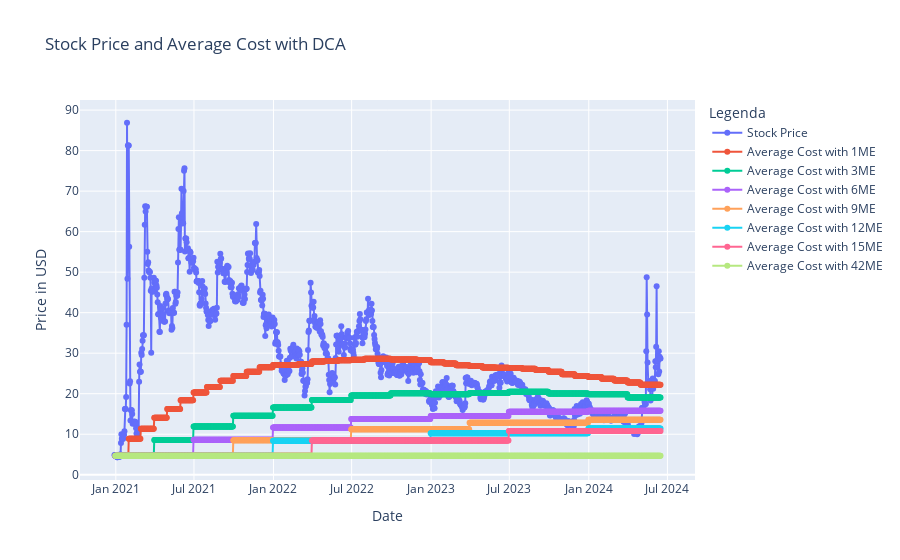
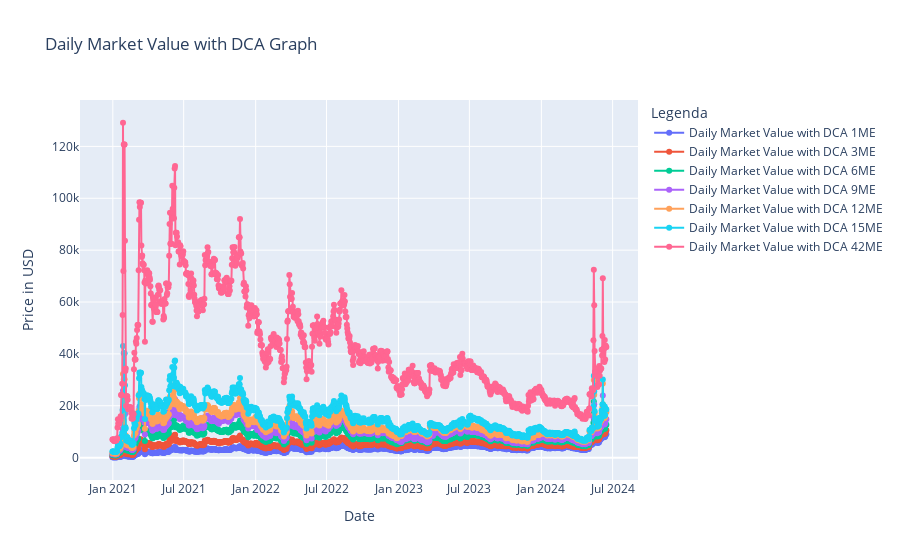
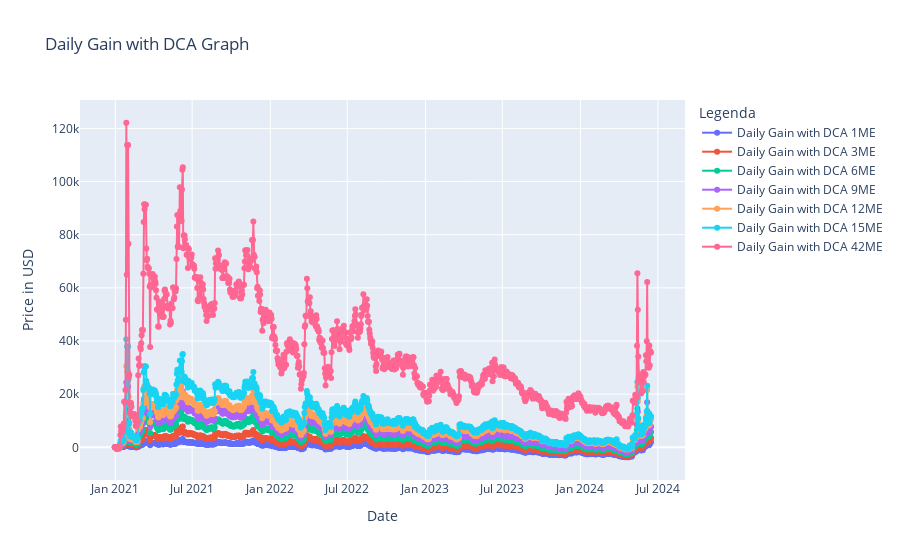
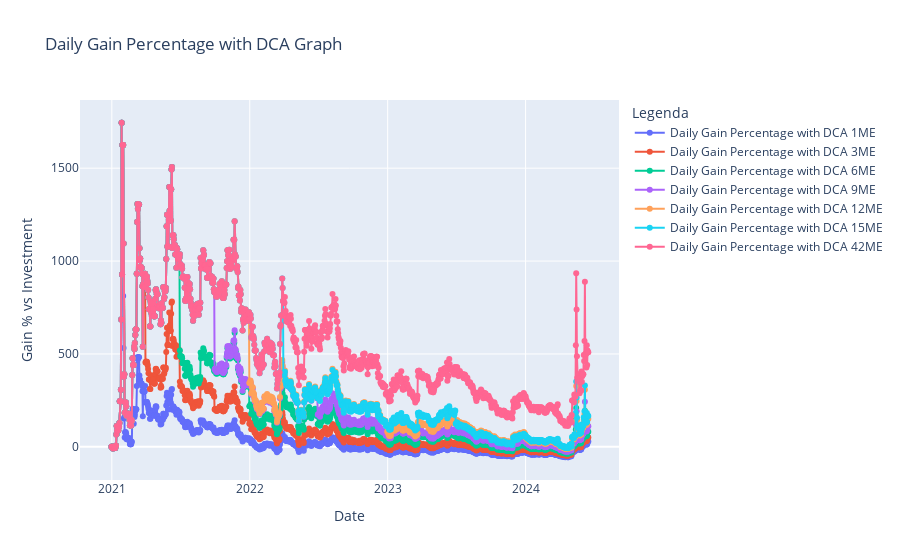

These figures' notebook cell, in order:
### Markdown cell above
Plotting Section for DCA vs Sum Lump 
====================================

### Code cell
plots = []

# Assumiamo che stock_data_dca_values sia un DataFrame con una colonna 'price'
# e che l'indice sia un DateTimeIndex delle date

# Aggiungiamo il primo plot, che rappresenta il prezzo e il costo medio di carico

plots.append(
    {
        "y": [stock_data_dca_values["stock_price"]]
        + [result["average_cost"] for result in results.values()],
        "x": [stock_data_dca_values.index]
        + [stock_data_dca_values.index for freq in purchase_frequencies],
        "name_trace": ["Stock Price"]
        + [f"Average Cost with {freq}" for freq in purchase_frequencies],
        "name_graph": "Stock Price and Average Cost with DCA",
        "xaxis_title": "Date",
        "yaxis_title": "Price in USD",
    }
)

# Aggiungiamo gli altri plot usando un ciclo for per estrarre i dati da ciascun risultato
for metric in [
    ("market_value", "Daily Market Value with DCA", "Price in USD"),
    ("daily_gain", "Daily Gain with DCA", "Price in USD"),
    ("daily_gain_perc", "Daily Gain Percentage with DCA", "Gain % vs Investment"),
]:
    plot_data = {
        "y": [
            results[freq]["daily_gains_df"][metric[0]] for freq in purchase_frequencies
        ],
        "x": [stock_data_dca_values.index for freq in purchase_frequencies],
        "name_trace": [f"{metric[1]} {freq}" for freq in purchase_frequencies],
        "name_graph": f"{metric[1]} Graph",
        "xaxis_title": "Date",
        "yaxis_title": metric[2],
    }
    plots.append(plot_data)

# Qui andrebbe definita la funzione 'create_plot'
# Per ogni configurazione di plot nel nostro array, generiamo e visualizziamo il grafico
for plot in plots:
    fig = create_plot(
        x=plot["x"],
        y=plot["y"],
        name_graph=plot["name_graph"],
        name_trace=plot["name_trace"],
        xaxis_title=plot["xaxis_title"],
        yaxis_title=plot["yaxis_title"],
    )


##Define which is the best strategy
(best_strategy, best_average_cost, best_number_shares, best_market_value) = (
    get_best_investment_strategy(results)
)

#### Strategia con 200MA

### Controllo la 200MA per capire se investire o meno
### Se il mio prezzo medio e' sopra la 200MA e la 200MA cresce allora non faccio niente, altrimenti quando average_cost <= 200MA, compro

### Figure 1 — Plotly figure (JSON) as saved in the notebook; plotly's stock layout.template omitted (floating-point values rounded to 4 significant figures; data arrays with more than 128 entries replaced by an {"elided": "..."} marker saying what was removed)
{"data": [{"mode": "lines+markers+text", "name": "Stock Price", "type": "scatter", "x": {"elided": "1265 str values"}, "y": {"elided": "1265 float values"}}, {"mode": "lines+markers+text", "name": "Average Cost with 1ME", "type": "scatter", "x": {"elided": "1265 str values"}, "y": {"elided": "1265 float values"}}, {"mode": "lines+markers+text", "name": "Average Cost with 3ME", "type": "scatter", "x": {"elided": "1265 str values"}, "y": {"elided": "1265 float values"}}, {"mode": "lines+markers+text", "name": "Average Cost with 6ME", "type": "scatter", "x": {"elided": "1265 str values"}, "y": {"elided": "1265 float values"}}, {"mode": "lines+markers+text", "name": "Average Cost with 9ME", "type": "scatter", "x": {"elided": "1265 str values"}, "y": {"elided": "1265 float values"}}, {"mode": "lines+markers+text", "name": "Average Cost with 12ME", "type": "scatter", "x": {"elided": "1265 str values"}, "y": {"elided": "1265 float values"}}, {"mode": "lines+markers+text", "name": "Average Cost with 15ME", "type": "scatter", "x": {"elided": "1265 str values"}, "y": {"elided": "1265 float values"}}, {"mode": "lines+markers+text", "name": "Average Cost with 42ME", "type": "scatter", "x": {"elided": "1265 str values"}, "y": {"elided": "1265 float values"}}], "layout": {"hovermode": "x", "legend": {"title": {"text": "Legenda"}}, "title": {"text": "Stock Price and Average Cost with DCA"}, "xaxis": {"title": {"text": "Date"}}, "yaxis": {"title": {"text": "Price in USD"}}}}

### Figure 2 — Plotly figure (JSON) as saved in the notebook; plotly's stock layout.template omitted (floating-point values rounded to 4 significant figures; data arrays with more than 128 entries replaced by an {"elided": "..."} marker saying what was removed)
{"data": [{"mode": "lines+markers+text", "name": "Daily Market Value with DCA 1ME", "type": "scatter", "x": {"elided": "1265 str values"}, "y": {"elided": "1265 float values"}}, {"mode": "lines+markers+text", "name": "Daily Market Value with DCA 3ME", "type": "scatter", "x": {"elided": "1265 str values"}, "y": {"elided": "1265 float values"}}, {"mode": "lines+markers+text", "name": "Daily Market Value with DCA 6ME", "type": "scatter", "x": {"elided": "1265 str values"}, "y": {"elided": "1265 float values"}}, {"mode": "lines+markers+text", "name": "Daily Market Value with DCA 9ME", "type": "scatter", "x": {"elided": "1265 str values"}, "y": {"elided": "1265 float values"}}, {"mode": "lines+markers+text", "name": "Daily Market Value with DCA 12ME", "type": "scatter", "x": {"elided": "1265 str values"}, "y": {"elided": "1265 float values"}}, {"mode": "lines+markers+text", "name": "Daily Market Value with DCA 15ME", "type": "scatter", "x": {"elided": "1265 str values"}, "y": {"elided": "1265 float values"}}, {"mode": "lines+markers+text", "name": "Daily Market Value with DCA 42ME", "type": "scatter", "x": {"elided": "1265 str values"}, "y": {"elided": "1265 float values"}}], "layout": {"hovermode": "x", "legend": {"title": {"text": "Legenda"}}, "title": {"text": "Daily Market Value with DCA Graph"}, "xaxis": {"title": {"text": "Date"}}, "yaxis": {"title": {"text": "Price in USD"}}}}

### Figure 3 — Plotly figure (JSON) as saved in the notebook; plotly's stock layout.template omitted (floating-point values rounded to 4 significant figures; data arrays with more than 128 entries replaced by an {"elided": "..."} marker saying what was removed)
{"data": [{"mode": "lines+markers+text", "name": "Daily Gain with DCA 1ME", "type": "scatter", "x": {"elided": "1265 str values"}, "y": {"elided": "1265 float values"}}, {"mode": "lines+markers+text", "name": "Daily Gain with DCA 3ME", "type": "scatter", "x": {"elided": "1265 str values"}, "y": {"elided": "1265 float values"}}, {"mode": "lines+markers+text", "name": "Daily Gain with DCA 6ME", "type": "scatter", "x": {"elided": "1265 str values"}, "y": {"elided": "1265 float values"}}, {"mode": "lines+markers+text", "name": "Daily Gain with DCA 9ME", "type": "scatter", "x": {"elided": "1265 str values"}, "y": {"elided": "1265 float values"}}, {"mode": "lines+markers+text", "name": "Daily Gain with DCA 12ME", "type": "scatter", "x": {"elided": "1265 str values"}, "y": {"elided": "1265 float values"}}, {"mode": "lines+markers+text", "name": "Daily Gain with DCA 15ME", "type": "scatter", "x": {"elided": "1265 str values"}, "y": {"elided": "1265 float values"}}, {"mode": "lines+markers+text", "name": "Daily Gain with DCA 42ME", "type": "scatter", "x": {"elided": "1265 str values"}, "y": {"elided": "1265 float values"}}], "layout": {"hovermode": "x", "legend": {"title": {"text": "Legenda"}}, "title": {"text": "Daily Gain with DCA Graph"}, "xaxis": {"title": {"text": "Date"}}, "yaxis": {"title": {"text": "Price in USD"}}}}

### Figure 4 — Plotly figure (JSON) as saved in the notebook; plotly's stock layout.template omitted (floating-point values rounded to 4 significant figures; data arrays with more than 128 entries replaced by an {"elided": "..."} marker saying what was removed)
{"data": [{"mode": "lines+markers+text", "name": "Daily Gain Percentage with DCA 1ME", "type": "scatter", "x": {"elided": "1265 str values"}, "y": {"elided": "1265 float values"}}, {"mode": "lines+markers+text", "name": "Daily Gain Percentage with DCA 3ME", "type": "scatter", "x": {"elided": "1265 str values"}, "y": {"elided": "1265 float values"}}, {"mode": "lines+markers+text", "name": "Daily Gain Percentage with DCA 6ME", "type": "scatter", "x": {"elided": "1265 str values"}, "y": {"elided": "1265 float values"}}, {"mode": "lines+markers+text", "name": "Daily Gain Percentage with DCA 9ME", "type": "scatter", "x": {"elided": "1265 str values"}, "y": {"elided": "1265 float values"}}, {"mode": "lines+markers+text", "name": "Daily Gain Percentage with DCA 12ME", "type": "scatter", "x": {"elided": "1265 str values"}, "y": {"elided": "1265 float values"}}, {"mode": "lines+markers+text", "name": "Daily Gain Percentage with DCA 15ME", "type": "scatter", "x": {"elided": "1265 str values"}, "y": {"elided": "1265 float values"}}, {"mode": "lines+markers+text", "name": "Daily Gain Percentage with DCA 42ME", "type": "scatter", "x": {"elided": "1265 str values"}, "y": {"elided": "1265 float values"}}], "layout": {"hovermode": "x", "legend": {"title": {"text": "Legenda"}}, "title": {"text": "Daily Gain Percentage with DCA Graph"}, "xaxis": {"title": {"text": "Date"}}, "yaxis": {"title": {"text": "Gain % vs Investment"}}}}
